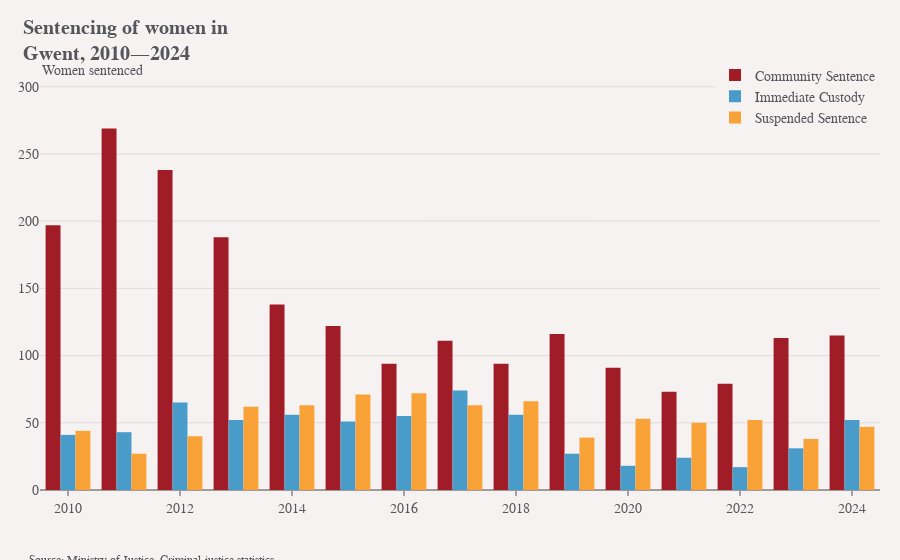

Write notebook code for a chart like this one.
### Code cell
chart = sentence_types.test_chart()
chart

### Figure 1 — Plotly figure (JSON) as saved in the notebook; plotly's stock layout.template omitted (floating-point values rounded to 4 significant figures)
{"data": [{"customdata": ["community sentence", "community sentence", "community sentence", "community sentence", "community sentence", "community sentence", "community sentence", "community sentence", "community sentence", "community sentence", "community sentence", "community sentence", "community sentence", "community sentence", "community sentence"], "hovertemplate": "%{y} %{customdata}<extra></extra>", "name": "Community Sentence", "type": "bar", "x": [2010, 2011, 2012, 2013, 2014, 2015, 2016, 2017, 2018, 2019, 2020, 2021, 2022, 2023, 2024], "y": [197, 269, 238, 188, 138, 122, 94, 111, 94, 116, 91, 73, 79, 113, 115]}, {"customdata": ["immediate custody", "immediate custody", "immediate custody", "immediate custody", "immediate custody", "immediate custody", "immediate custody", "immediate custody", "immediate custody", "immediate custody", "immediate custody", "immediate custody", "immediate custody", "immediate custody", "immediate custody"], "hovertemplate": "%{y} %{customdata}<extra></extra>", "name": "Immediate Custody", "type": "bar", "x": [2010, 2011, 2012, 2013, 2014, 2015, 2016, 2017, 2018, 2019, 2020, 2021, 2022, 2023, 2024], "y": [41, 43, 65, 52, 56, 51, 55, 74, 56, 27, 18, 24, 17, 31, 52]}, {"customdata": ["suspended sentence", "suspended sentence", "suspended sentence", "suspended sentence", "suspended sentence", "suspended sentence", "suspended sentence", "suspended sentence", "suspended sentence", "suspended sentence", "suspended sentence", "suspended sentence", "suspended sentence", "suspended sentence", "suspended sentence"], "hovertemplate": "%{y} %{customdata}<extra></extra>", "name": "Suspended Sentence", "type": "bar", "x": [2010, 2011, 2012, 2013, 2014, 2015, 2016, 2017, 2018, 2019, 2020, 2021, 2022, 2023, 2024], "y": [44, 27, 40, 62, 63, 71, 72, 63, 66, 39, 53, 50, 52, 38, 47]}], "layout": {"annotations": [{"align": "left", "font": {"size": 12}, "showarrow": false, "text": "Source: Ministry of Justice, Criminal justice statistics", "x": -0.015, "xanchor": "left", "xref": "paper", "y": -0.15, "yanchor": "top", "yref": "paper"}, {"font": {"size": 14}, "showarrow": false, "text": "Women sentenced", "x": 0, "xanchor": "left", "xref": "paper", "y": 1, "yanchor": "bottom", "yref": "paper"}], "barmode": "group", "hovermode": "x", "legend": {"x": 1, "xanchor": "right", "y": 1.05, "yanchor": "top"}, "margin": {"r": 20}, "showlegend": true, "title": {"automargin": true, "text": "<b>Sentencing of women in<br>Gwent, 2010—2024</b>", "x": 0.025, "xanchor": "left", "yref": "container"}, "xaxis": {"dtick": 2, "range": [2010.0, 2024.0], "tick0": 2010}, "yaxis": {"range": [0, 305], "tick0": 0, "tickformat": ",.0f"}}}
